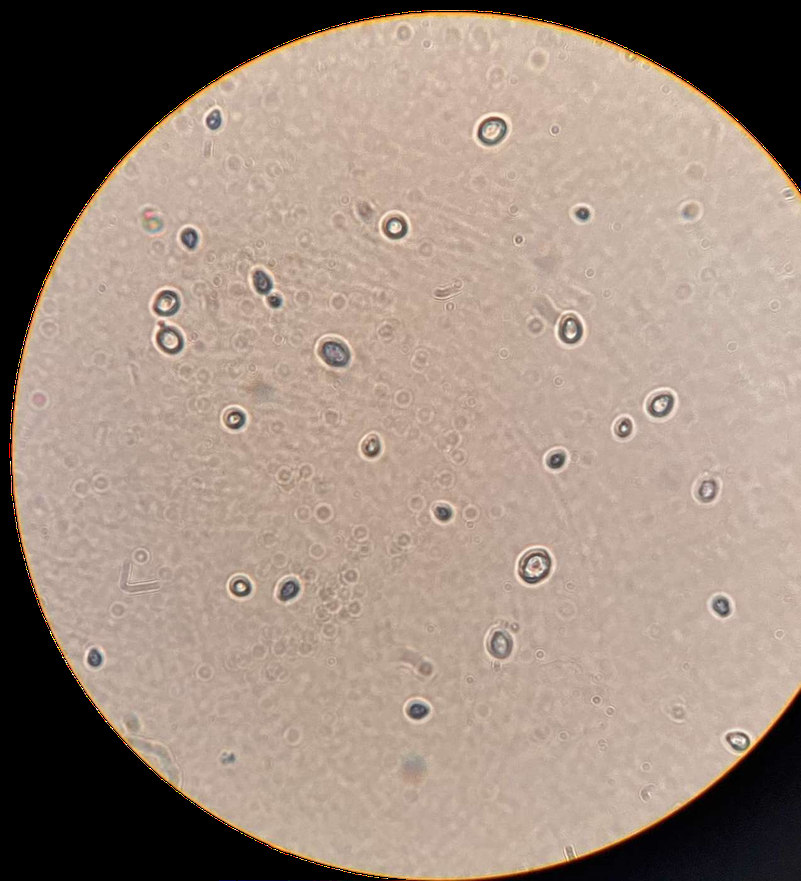
#> input picture c2.png, 801 x 881 px, shrunk from 1274 x 1400 before the run
$ python main.py
#> lines starting #> are read from the running program, lines starting #| are printed output that depends on the picture; after the words box and inside, x2 and y2 are one past the last pixel; in counts of white or black regions, pixels touching at a corner belong together
import cv2
import numpy as np
import math
import matplotlib.pyplot as plt
"""
https://stackoverflow.com/questions/58751101/count-number-of-cells-in-the-image

image = cv2.imread("t1.png")
original = image.copy()
hsv = cv2.cvtColor(image, cv2.COLOR_BGR2HSV)

hsv_lower = np.array([156,60,0])
hsv_upper = np.array([179,115,255])
mask = cv2.inRange(hsv, hsv_lower, hsv_upper)
kernel = cv2.getStructuringElement(cv2.MORPH_ELLIPSE, (3,3))
opening = cv2.morphologyEx(mask, cv2.MORPH_OPEN, kernel, iterations=1)
close = cv2.morphologyEx(opening, cv2.MORPH_CLOSE, kernel, iterations=2)

cnts = cv2.findContours(close, cv2.RETR_EXTERNAL, cv2.CHAIN_APPROX_SIMPLE)
cnts = cnts[0] if len(cnts) == 2 else cnts[1]

minimum_area = 200
average_cell_area = 650
connected_cell_area = 1000
cells = 0
for c in cnts:
    area = cv2.contourArea(c)
    if area > minimum_area:
        cv2.drawContours(original, [c], -1, (36,255,12), 2)
        if area > connected_cell_area:
            cells += math.ceil(area / average_cell_area)
        else:
            cells += 1
print('Cells: {}'.format(cells))
cv2.imshow('close', close)
cv2.imshow('original', original)
cv2.waitKey()
"""

# RGB
# [ 78, 79, 84 ]
# [ 74, 68, 70 ]

image = cv2.imread("c2.png")
#> image is the input picture: shape (881, 801, 3); mean B, G, R 125.8, 138.3, 156.3
# image = cv2.imread("t1.png")
original = image.copy()
hsv = cv2.cvtColor(image, cv2.COLOR_BGR2HSV)
#> hsv: shape (881, 801, 3); mean H, S, V 13.3, 43.5, 156.4

# [7 lines of commented-out code are left out]
hsv_lower = np.array([0, 0, 50])
hsv_upper = np.array([150, 120, 160])
mask = cv2.inRange(hsv, hsv_lower, hsv_upper)
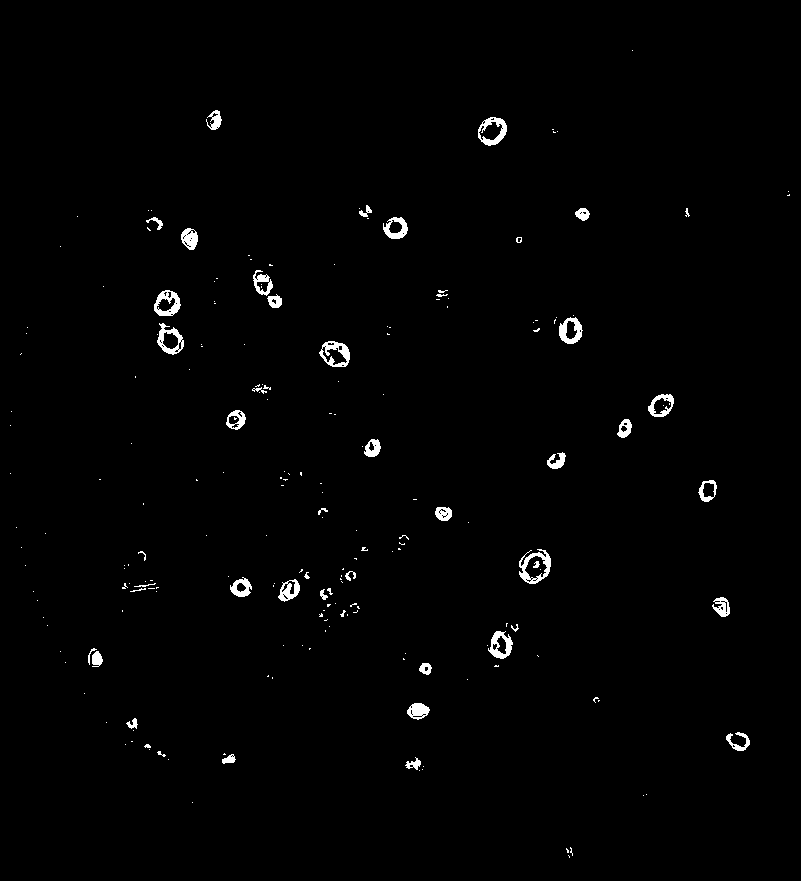
#> mask: shape (881, 801); 1.1% white; 209 white regions (160 under 20 px), largest, box (x1, y1, x2, y2) and area: (519, 549, 551, 584) 456, (319, 341, 350, 367) 393, (478, 117, 507, 146) 382
kernel = cv2.getStructuringElement(cv2.MORPH_ELLIPSE, (3, 3))
opening = cv2.morphologyEx(mask, cv2.MORPH_OPEN, kernel, iterations=1)
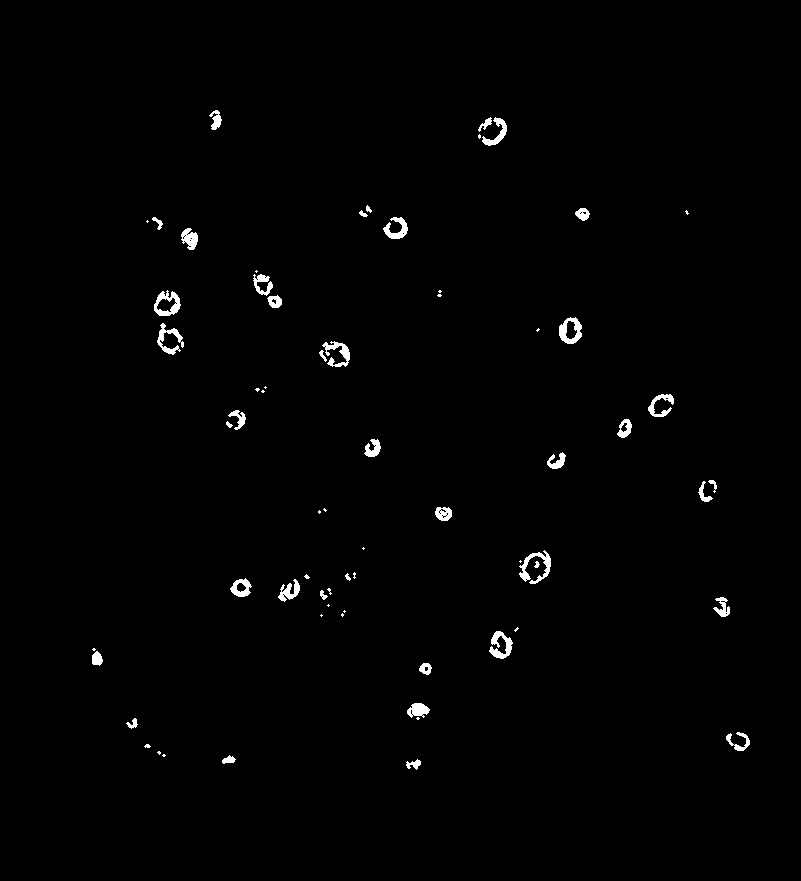
#> opening: shape (881, 801); 0.96% white; 67 white regions (27 under 20 px), largest, box (x1, y1, x2, y2) and area: (519, 550, 551, 584) 388, (154, 290, 181, 316) 348, (559, 317, 582, 344) 341
close = cv2.morphologyEx(opening, cv2.MORPH_CLOSE, kernel, iterations=2)
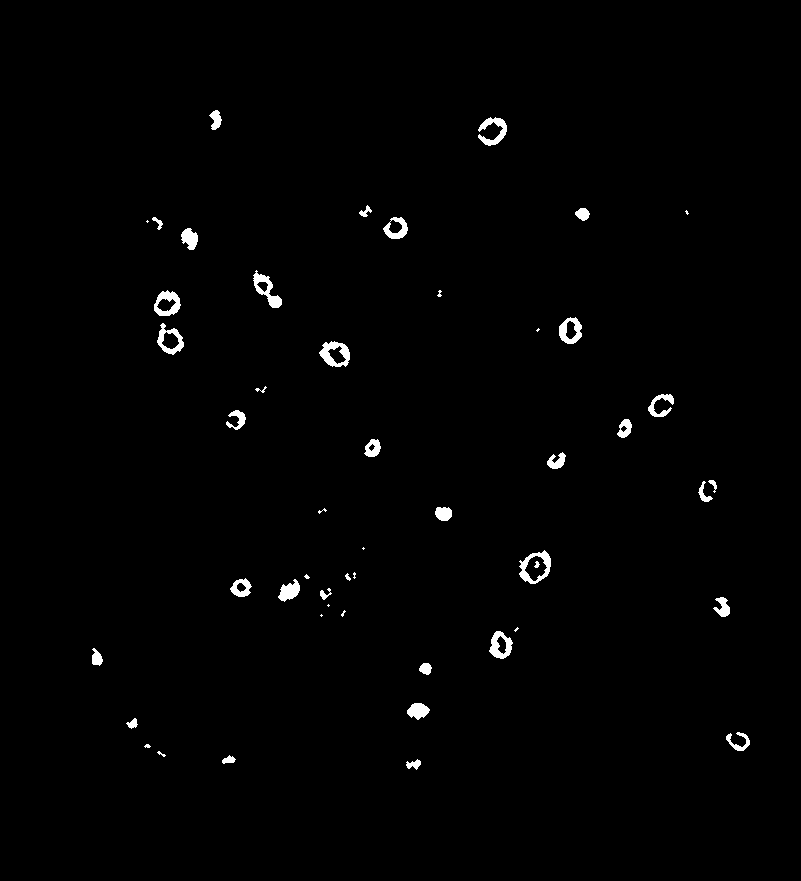
#> close: shape (881, 801); 1.1% white; 50 white regions (12 under 20 px)

# plt.imshow(close)
# plt.show()

cnts = cv2.findContours(close, cv2.RETR_EXTERNAL, cv2.CHAIN_APPROX_SIMPLE)
#> cnts = 49 contours, 16 with area under 20; largest, box (x1, y1, x2, y2) and area: (519, 550, 551, 584) 726, (319, 341, 350, 367) 559, (157, 323, 184, 355) 499, (154, 290, 181, 316) 490, (559, 317, 582, 344) 445
cnts = cnts[0] if len(cnts) == 2 else cnts[1]

minimum_area = 200
average_cell_area = 1000
connected_cell_area = 1000
cells = 0
for c in cnts:
    area = cv2.contourArea(c)
    if area > minimum_area:
        cv2.drawContours(original, [c], -1, (36, 255, 12), 2)
        # [4 lines of commented-out code are left out]
        cells += 1
#> this loop made 49 passes
#> area on passes 1, 2, 5, 6, 7, 8, 9, 10, 15, 16, 17, 18: 75, 60.5, 140, 58, 236, 97, 112, 433.5, 166.5, 45.5, 262.5, 261.5
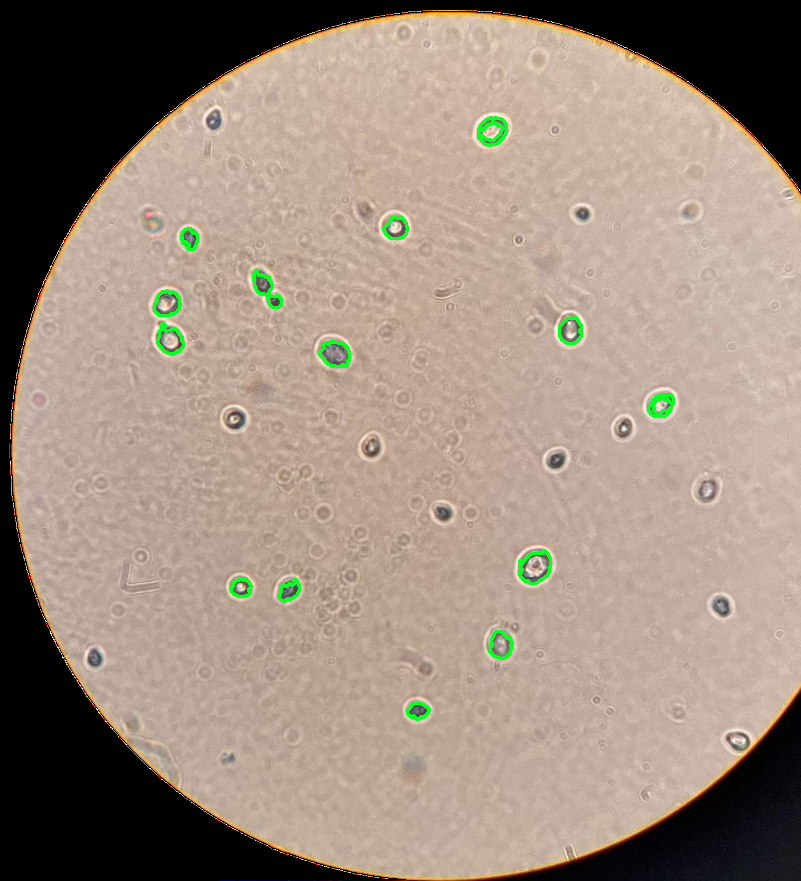
#> original: shape (881, 801, 3); 0.62% of pixels changed, all inside (x1, y1, x2, y2) = (153, 116, 675, 721)
#> after the loop, cells = 14
print('Cells: {}'.format(cells))
#| Cells: 14
cv2.imshow('close', close)
cv2.imshow('original', original)
cv2.waitKey()

$ run again, with c1.png copied over c2.png
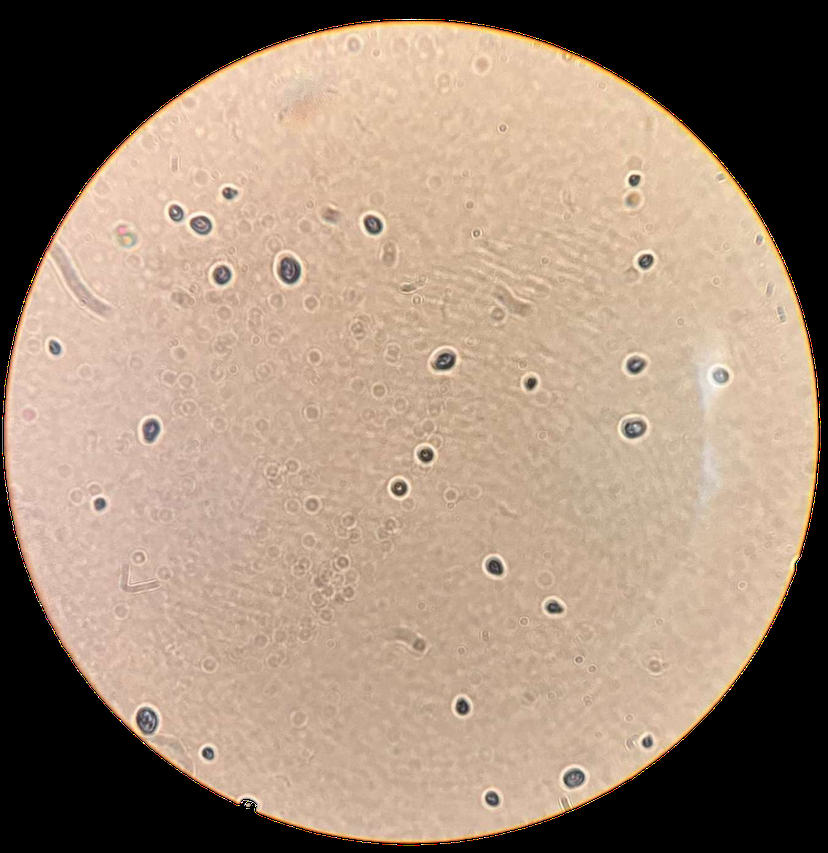
#> input picture c1.png, 828 x 853 px, shrunk from 1352 x 1393 before the run
#> image is the input picture: shape (853, 828, 3); mean B, G, R 118.3, 136.5, 158.5
#> hsv: shape (853, 828, 3); mean H, S, V 10.5, 48.5, 158.5
#> `mask = cv2.inRange(hsv, hsv_lower, hsv_upper)`:
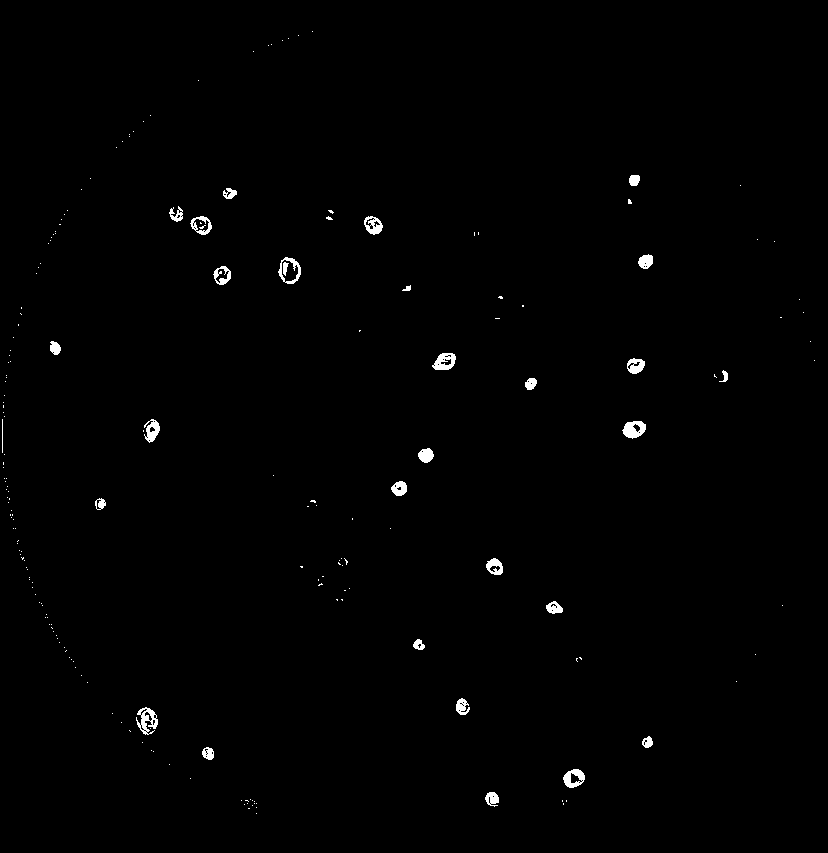
#> mask: shape (853, 828); 0.68% white; 200 white regions (170 under 20 px), largest, box (x1, y1, x2, y2) and area: (136, 707, 158, 735) 306, (622, 421, 646, 439) 286, (432, 353, 456, 370) 265
#> opening: shape (853, 828); 0.59% white; 46 white regions (10 under 20 px), largest, box (x1, y1, x2, y2) and area: (622, 421, 646, 439) 284, (432, 353, 456, 370) 252, (563, 769, 585, 788) 242
#> close: shape (853, 828); 0.65% white; 34 white regions (5 under 20 px)
#> cnts = 34 contours, 6 with area under 20; largest, box (x1, y1, x2, y2) and area: (278, 257, 301, 284) 398, (622, 421, 646, 439) 287, (563, 769, 585, 788) 281, (432, 353, 456, 370) 274, (137, 708, 158, 735) 273
#> the loop `for c in cnts:` made 34 passes
#> area on passes 1 to 8: 117, 281, 88.5, 72.5, 273, 138, 76, 133
#> after the loop `for c in cnts:`:
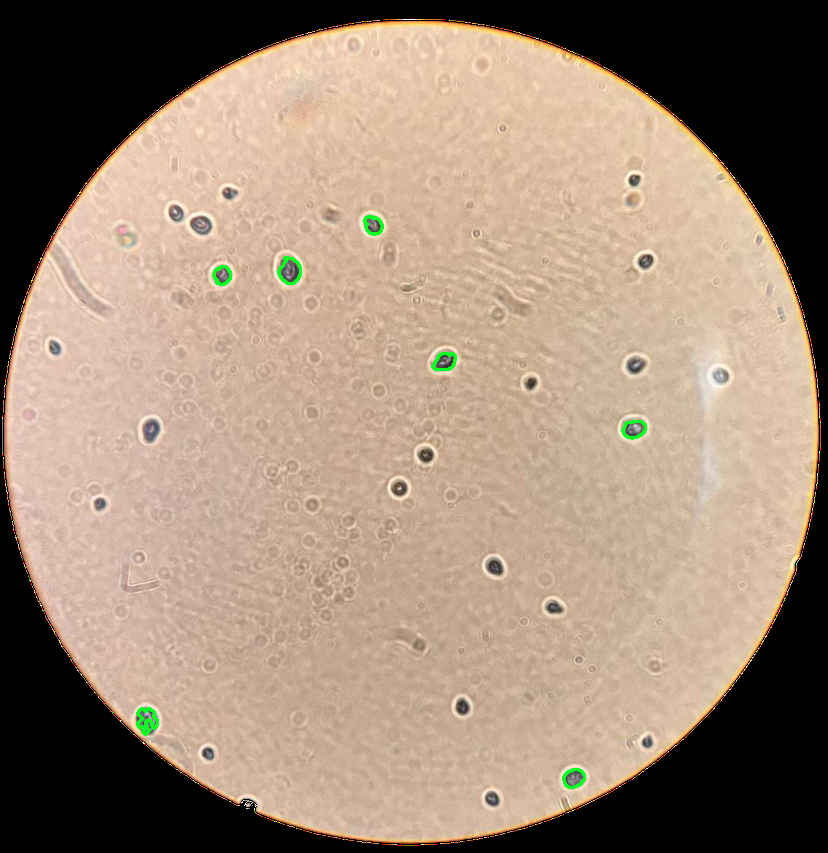
#> original: shape (853, 828, 3); 0.24% of pixels changed, all inside (x1, y1, x2, y2) = (136, 215, 647, 789)
#> after the loop `for c in cnts:`: cells = 7
#| Cells: 7
